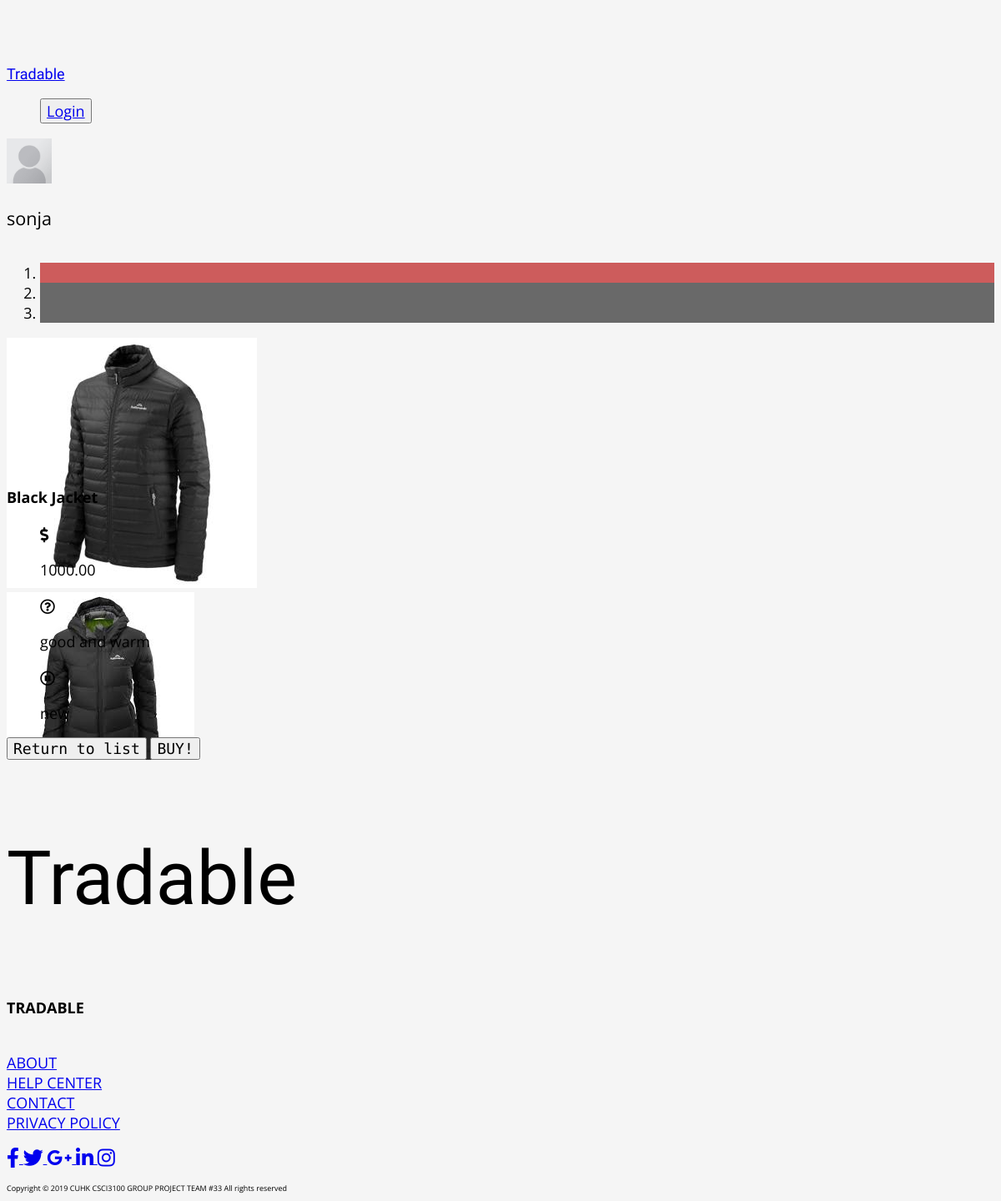
Page /items/63/ on the committed database.
### items/models.py (models this page shows, shortened)
class Item(models.Model):
    name = models.CharField(max_length=100, default=None, null=False)
    description = models.TextField(default=None, null=False)
    price = models.DecimalField(decimal_places=2, max_digits=10000, default=None, null=False)
    condition = models.TextField(default=None, null=False)
    createdDateTime = models.DateTimeField(default=timezone.now)
    seller = models.ForeignKey(User, blank=True, null=True, on_delete=models.CASCADE)
    displayPhoto = models.ImageField(upload_to='item_pics', blank=False, null=True)

class DescriptionPhoto(models.Model):
    item = models.ForeignKey(Item, on_delete=models.CASCADE)
    photo = models.ImageField(upload_to='item_pics', blank=True, null=True)

### users/models.py (models this page shows, shortened)
class Profile(models.Model):
    user = models.OneToOneField(User, on_delete=models.CASCADE)
    image = models.ImageField(default='default.jpg', upload_to='profile_pics')

### items/views.py (the view, shortened to what this page needs)
# urls.py: path('<int:item_id>/', item_dynamic_lookup_view, name='lookupitem'),
def item_dynamic_lookup_view(request, item_id, *args, **kwargs):
    obj = get_object_or_404(Item, id=item_id)
    photo = DescriptionPhoto.objects.select_related().filter(item=item_id)
    context = {
        "object": obj,
        "photo": photo
    }
    return render(request, "item/lookup.html", context)

### items/templates/item/lookup.html (shortened to what this page needs)
{% extends 'base.html' %}
{% block content %}
<div class="row container mx-auto justify-content-center" id="parents" style="overflow:hidden;">
    <div class="card bg-light border-secondary col-lg-4 col-md-5 col-10 p-0 m-3 mx-3">
        <div class="card-body p-0 m-0 ">
            <div class="container-fluid d-flex d-inline-flex mt-2 mb-3">
                <img src="{{ object.seller.profile.image.url }}" class="icon img-thumbnail rounded-circle p-0 " style="width:3rem; height:3rem;">
                <p id="sellername" class="card-text ml-1 pl-1 my-auto col-xl-8 col-7" style="font-size: 1.2rem;" >{{ object.seller }}</p>
            </div>
            <div id="photoslideshow" class="carousel slide w-100 p-0 d-flex align-items-center bg-light my-auto " style="overflow:hidden;" data-ride="carousel">
                <ol class="carousel-indicators">
                    <li data-target="#photoslideshow" data-slide-to="0" class="active"></li>
                    {% for pic in photo.all%}
                    <li data-target="#photoslideshow" data-slide-to="{{forloop.counter}}"></li>
                    {% endfor %}
                </ol>
                <div class="carousel-inner "style="overflow:hidden;" >
                    <div class="carousel-item active ">
                        <img src="{{ object.displayPhoto.url }}" class="carousel-image d-block w-100 " alt="Image Not Found">
                    </div>
                    {% for pic in photo.all %}
                        <div class="carousel-item">
                            <img src="{{ pic.photo.url }}" class="carousel-image  d-block w-100 " alt="Image Not Found">
                        </div>
                    {% endfor %}
                </div>
            </div>
        </div>
    </div>
    <div class="card bg-light border-secondary col-lg-4 col-md-5 col-10 p-0 mt-md-3 mt-2 mb-3 mx-3">
        <div clas="card-body">
            <h3 class="border-bottom text-left p-1">{{object.name}}</h3>
            <div class="container-fluid ">
                <ul class="pl-0" style="overflow:hidden;">
                    <li><div class="d-flex d-inline-flex"><i class="item-icon fas fa-dollar-sign px-1"></i><p class="card-text my-auto ml-1">{{ object.price }}</p></div></li>
                    <li><div class="d-flex d-inline-flex"><i class="item-icon far fa-question-circle"></i><p class="card-text my-auto ml-1">{{ object.description }}</p></div></li>
                    <li><div class="d-flex d-inline-flex"><i class="item-icon far fa-pause-circle" ></i><p class="card-text my-auto ml-1">{{object.condition}}</p></div></li>
                </ul>
            </div>
            <div class="col d-flex justify-content-center d-flex align-items-end">
                <form class="d-flex mb-0" action="" method="post">{% csrf_token %}
                    <button type="submit" button class="col btn btn-secondary " name="back" value="back">Return to list</button>
                    <button type="submit" button class="col btn btn-secondary " name="seller" value="{{ object.seller }}">BUY!</button>
                </form>
            </div>
        </div>
    </div>
</div>
{% endblock %}

### templates/base.html (style rules this page uses)
* { font-family: 'Open Sans', sans-serif; font-size: 18px; }
*, *:before, *:after { box-sizing: border-box; }
body { background: whitesmoke; padding-top: 44.25px; }
.btn-secondary { font-family: 'Roboto Mono', monospace; }

### items/templates/item/lookup.html (style rules this page uses)
.carousel-inner > .carousel-item > img { margin:auto; }
.carousel-indicators li { background-color: DimGray ; }
.carousel-indicators .active { background-color: IndianRed ; }
ul { list-style-type: none; }
.item-icon { margin-top:0.3rem; }
.card { max-height: 50vh; }
ul { max-height: 30vh; }

### rows in the picture
Item: seller.profile.image (placeholder picture), seller "sonja", displayPhoto (picture), name "Black Jacket", price "1000.00", description "good and warm", condition "new"
DescriptionPhoto: photo (picture)
